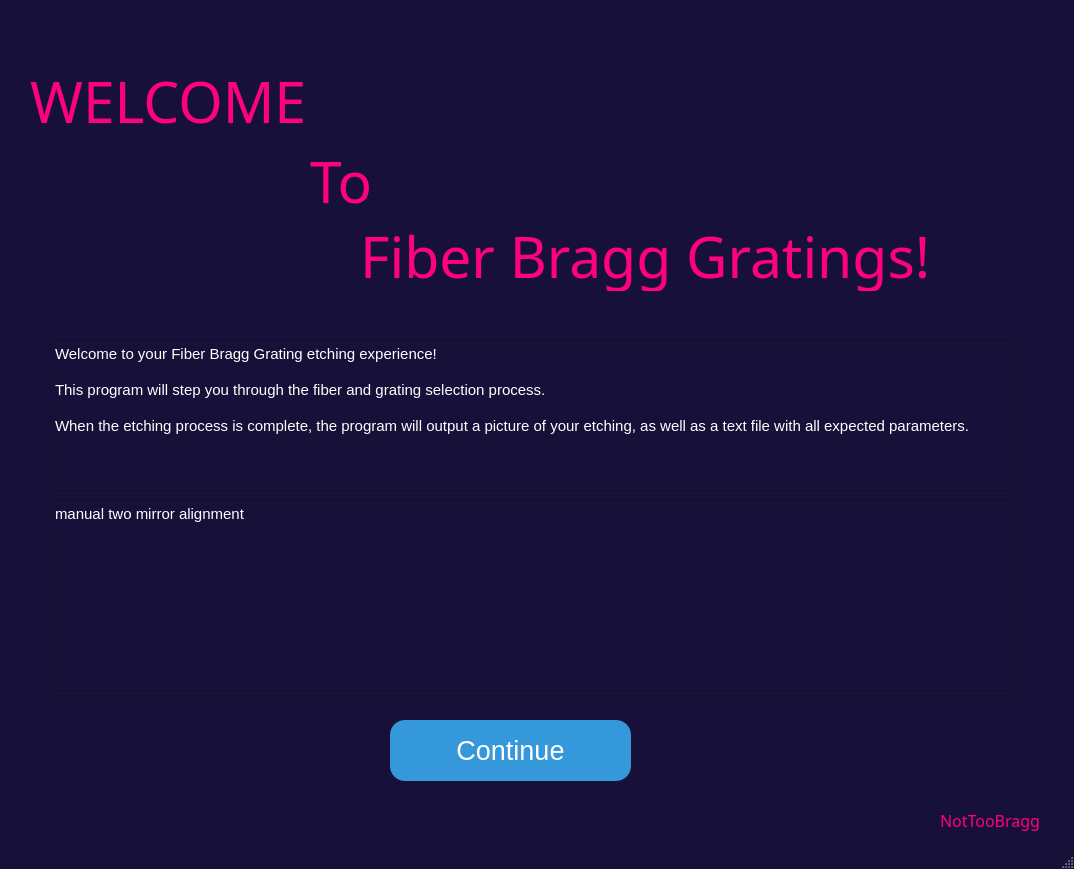
<?xml version="1.0" encoding="UTF-8"?>
<ui version="4.0">
 <class>MainWindow</class>
 <widget class="QMainWindow" name="MainWindow">
  <property name="geometry">
   <rect>
    <x>0</x>
    <y>0</y>
    <width>1074</width>
    <height>869</height>
   </rect>
  </property>
  <property name="windowTitle">
   <string>MainWindow</string>
  </property>
  <property name="styleSheet">
   <string notr="true">QMainWindow {
    background-color:rgb(23, 17, 57);


}

QMenuBar {
    background-color: #2ecc71; /* Green background color for the menu bar */
    color: white; /* Text color for menu items */
}</string>
  </property>
  <widget class="QWidget" name="centralwidget">
   <widget class="QPushButton" name="pushButton">
    <property name="geometry">
     <rect>
      <x>390</x>
      <y>720</y>
      <width>241</width>
      <height>61</height>
     </rect>
    </property>
    <property name="font">
     <font>
      <pointsize>20</pointsize>
     </font>
    </property>
    <property name="styleSheet">
     <string notr="true">QPushButton {
    background-color: #3498db; /* Blue background color */
    color: #ffffff; /* White text color */
    border-radius: 15px; /* Rounded corners */
    padding: 10px; /* Padding around the content */
    width: 100px; /* Set a specific width */
    height: 40px; /* Set a specific height */
}</string>
    </property>
    <property name="text">
     <string>Continue</string>
    </property>
   </widget>
   <widget class="QLabel" name="label">
    <property name="geometry">
     <rect>
      <x>30</x>
      <y>60</y>
      <width>411</width>
      <height>81</height>
     </rect>
    </property>
    <property name="font">
     <font>
      <family>STCaiyun</family>
      <pointsize>43</pointsize>
     </font>
    </property>
    <property name="styleSheet">
     <string notr="true">QLabel{
color:rgb(255, 0, 127)

}</string>
    </property>
    <property name="text">
     <string>WELCOME</string>
    </property>
   </widget>
   <widget class="QPlainTextEdit" name="plainTextEdit">
    <property name="geometry">
     <rect>
      <x>50</x>
      <y>340</y>
      <width>961</width>
      <height>151</height>
     </rect>
    </property>
    <property name="font">
     <font>
      <pointsize>11</pointsize>
     </font>
    </property>
    <property name="styleSheet">
     <string notr="true">QPlainTextEdit{
color:white;
 background-color:rgb(23, 17, 57);
}</string>
    </property>
    <property name="plainText">
     <string>Welcome to your Fiber Bragg Grating etching experience!

This program will step you through the fiber and grating selection process. 

When the etching process is complete, the program will output a picture of your etching, as well as a text file with all expected parameters.</string>
    </property>
   </widget>
   <widget class="QLabel" name="label_2">
    <property name="geometry">
     <rect>
      <x>940</x>
      <y>810</y>
      <width>131</width>
      <height>21</height>
     </rect>
    </property>
    <property name="font">
     <font>
      <family>New Gulim</family>
      <pointsize>12</pointsize>
     </font>
    </property>
    <property name="styleSheet">
     <string notr="true">QLabel{
color:rgb(255, 0, 127)
}</string>
    </property>
    <property name="text">
     <string>NotTooBragg</string>
    </property>
   </widget>
   <widget class="QLabel" name="label_3">
    <property name="geometry">
     <rect>
      <x>310</x>
      <y>150</y>
      <width>81</width>
      <height>61</height>
     </rect>
    </property>
    <property name="font">
     <font>
      <family>STCaiyun</family>
      <pointsize>43</pointsize>
     </font>
    </property>
    <property name="styleSheet">
     <string notr="true">QLabel{
color:rgb(255, 0, 127)

}</string>
    </property>
    <property name="text">
     <string>To </string>
    </property>
   </widget>
   <widget class="QLabel" name="label_4">
    <property name="geometry">
     <rect>
      <x>360</x>
      <y>220</y>
      <width>691</width>
      <height>71</height>
     </rect>
    </property>
    <property name="font">
     <font>
      <family>STCaiyun</family>
      <pointsize>43</pointsize>
     </font>
    </property>
    <property name="styleSheet">
     <string notr="true">QLabel{
color:rgb(255, 0, 127)

}</string>
    </property>
    <property name="text">
     <string>Fiber Bragg Gratings!</string>
    </property>
   </widget>
   <widget class="QPlainTextEdit" name="plainTextEdit_2">
    <property name="geometry">
     <rect>
      <x>50</x>
      <y>500</y>
      <width>961</width>
      <height>191</height>
     </rect>
    </property>
    <property name="font">
     <font>
      <pointsize>11</pointsize>
     </font>
    </property>
    <property name="styleSheet">
     <string notr="true">QPlainTextEdit{
color:white;
 background-color:rgb(23, 17, 57);
}</string>
    </property>
    <property name="plainText">
     <string>manual two mirror alignment</string>
    </property>
   </widget>
  </widget>
  <widget class="QStatusBar" name="statusbar"/>
 </widget>
 <resources/>
 <connections/>
</ui>
